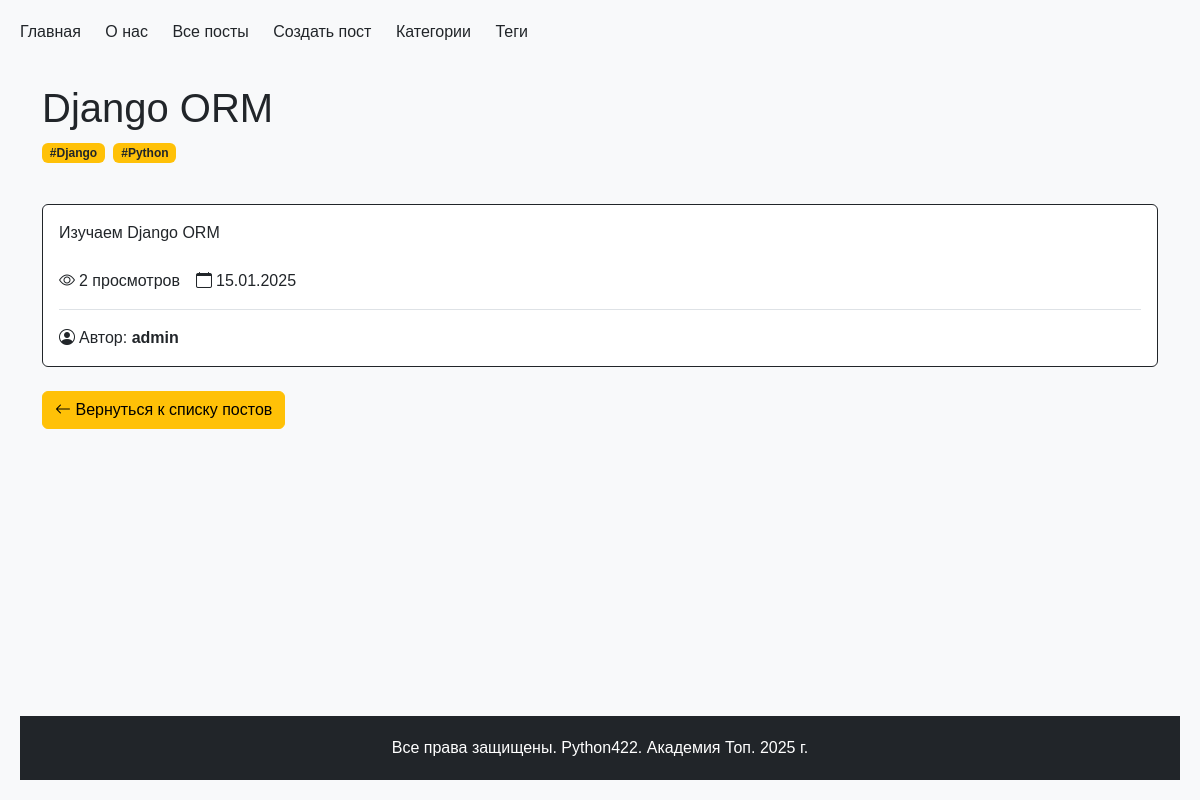
/posts/django-orm/, run on an earlier commit of the app's database.
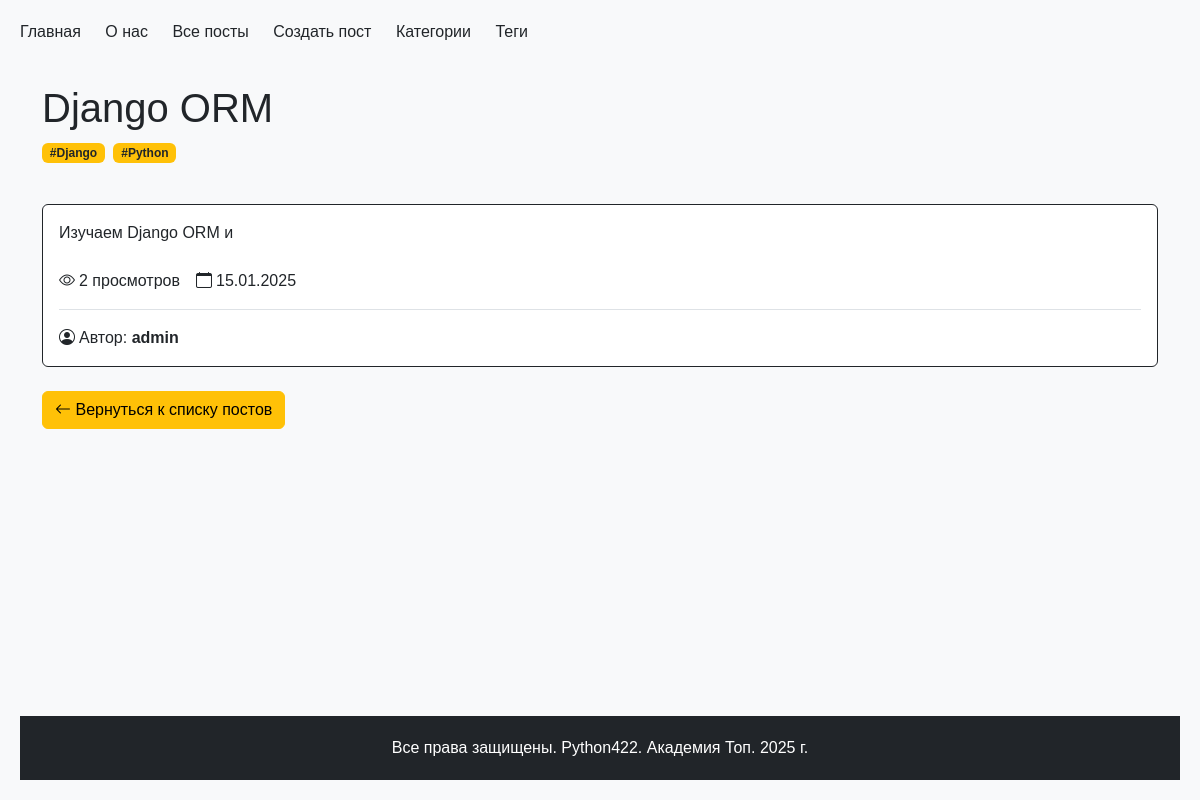
And on a later commit of the database.
### python_blog/models.py (models this page shows, shortened)
class Post(models.Model):
    STATUS_CHOICES = [
        ("draft", "Черновик"),
        ("review", "На проверке"),
        ("reviewed", "Проверено"),
        ("published", "Опубликовано"),
    ]
    title = models.CharField(max_length=100, unique=True, verbose_name="Заголовок")
    slug = models.SlugField(max_length=250, unique=True, verbose_name="Слаг", blank=True, null=True)
    content = models.TextField(verbose_name="Контент")
    author = models.ForeignKey(get_user_model(), on_delete=models.CASCADE, verbose_name="Автор", related_name="posts", default=None, null=True)
    created_at = models.DateTimeField(auto_now_add=True, verbose_name="Дата создания")
    updated_at = models.DateTimeField(auto_now=True, verbose_name="Дата обновления")
    views = models.PositiveIntegerField(default=0, verbose_name="Просмотры")
    status = models.CharField(
        max_length=10, choices=STATUS_CHOICES, default="review", verbose_name="Статус"
    )
    category = models.ForeignKey(
        "Category",  # Ссылка на модель Category
        on_delete=models.SET_NULL,  # При удалении категории, установить значение NULL
        blank=True,  # Не требуем в формах заполнения
        null=True,  # Разрешаем значение NULL в базе данных
        related_name="posts",  # Имя обратной связи
        default=None,  # По умолчанию значение NULL
        verbose_name="Категория",
    )
    tags = models.ManyToManyField("Tag", related_name="posts", verbose_name="Теги")
    class Meta:
        ordering = ["-created_at"]
        verbose_name = "Пост"
        verbose_name_plural = "Посты"

### python_blog/views.py (the view)
# urls.py: path("<slug:post_slug>/", post_detail, name="post_detail"),
def post_detail(request, post_slug):
    post = (
        Post.objects.select_related("category", "author")
        .prefetch_related("tags")
        .get(slug=post_slug)
    )
    session = request.session
    key = f"viewed_posts_{post.id}"
    if key not in session:
        Post.objects.filter(id=post.id).update(views=F("views") + 1)
        session[key] = True
        post.refresh_from_db()  # Обновляем объект
    context = {"title": post.title, "post": post}
    return render(request, "post_detail.html", context)

### python_blog/context_processors.py (called while the page is built)
def menu_items(request):
    menu = [
        {"title": "Главная", "url_name": "main"},
        {"title": "О нас", "url_name": "about"},
        {"title": "Все посты", "url_name": "blog:posts"},
        {"title": "Создать пост", "url_name": "blog:post_create"},
        {"title": "Категории", "url_name": "blog:categories"},
        {"title": "Теги", "url_name": "blog:tags"},
    ]
    current_url_name = request.resolver_match.view_name
    for item in menu:
        item['is_active'] = current_url_name == item['url_name']
    return {'menu_items': menu}

### python_blog/models.py (called while the page is built)
    def __str__(self):
        return self.name

### python_blog/templates/post_detail.html (shortened to what this page needs)
{% extends "base.html" %}
{% block content %}
<div class="container mt-4">
    <div class="row mb-4">
        <div class="col-12">
            <h1 class="text-dark">{{ post.title }}</h1>
            <div class="mb-3">
                {% for tag in post.tags.all %}
                <a href="{% url 'blog:tag_detail' tag.slug %}" class="text-decoration-none">
                    <span class="badge bg-warning text-dark me-1">#{{ tag }}</span>
                </a>
                {% endfor %}
            </div>
        </div>
    </div>
    <div class="row">
        <div class="col-12">
            <div class="card border-dark">
                <div class="card-body">
                    <p class="card-text">{{ post.content }}</p>
                    <div class="stats mt-4 pb-3 border-bottom d-flex flex-wrap gap-3">
                        <span class="d-flex align-items-center text-dark">
                            <i class="bi bi-eye me-1"></i>
                            <span class="stats-text">{{ post.views }} просмотров</span>
                        </span>
                        <span class="d-flex align-items-center text-dark">
                            <i class="bi bi-calendar me-1"></i>
                            <span class="stats-text">{{ post.created_at|date:"d.m.Y" }}</span>
                        </span>
                    </div>
                    <div class="author mt-3">
                        <span class="d-flex align-items-center text-dark">
                            <i class="bi bi-person-circle me-1"></i>
                            <span class="stats-text">Автор: <span class="fw-bold">{{ post.author.username }}</span></span>
                        </span>
                    </div>
                </div>
            </div>
        </div>
    </div>
    <div class="row mt-4">
        <div class="col-12">
            <a href="{% url 'blog:posts' %}" class="btn btn-warning d-none d-md-inline-block">
                <i class="bi bi-arrow-left"></i> Вернуться к списку постов
            </a>
        </div>
    </div>
</div>
{% endblock %}

What changed in the data, as far as the page shows it:
changed Post "Django ORM": content "Изучаем Django ORM" → "Изучаем Django ORM и"
